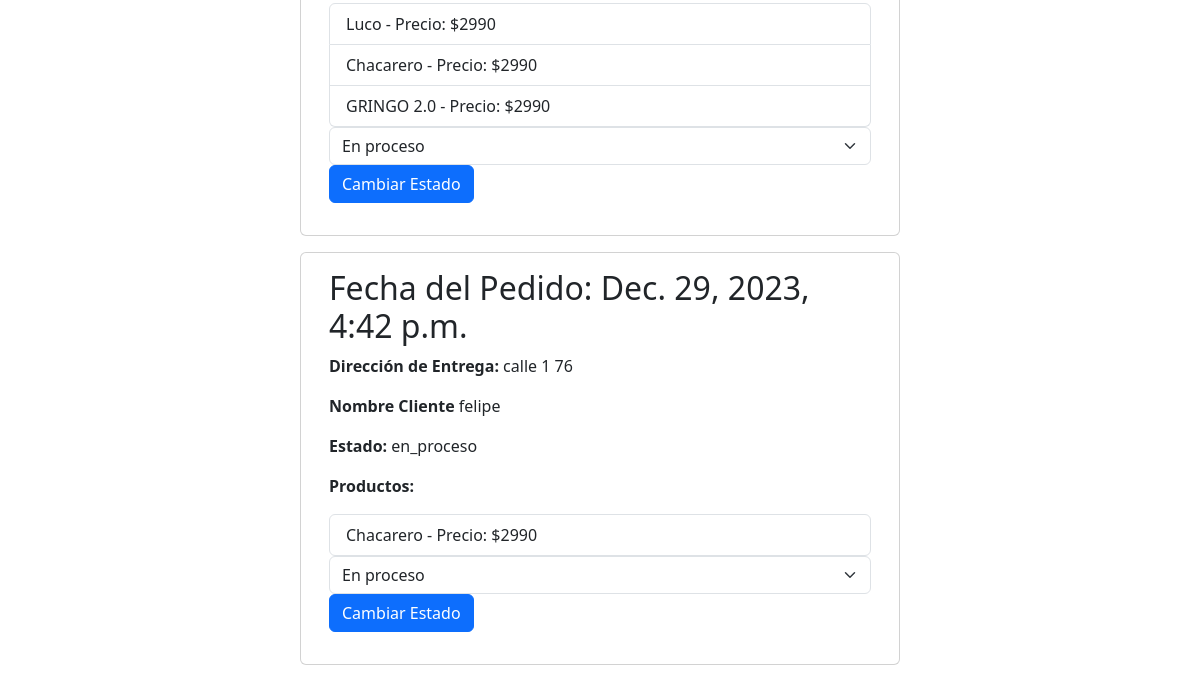
/pedido/ (lower part), run on an earlier commit of the app's database.
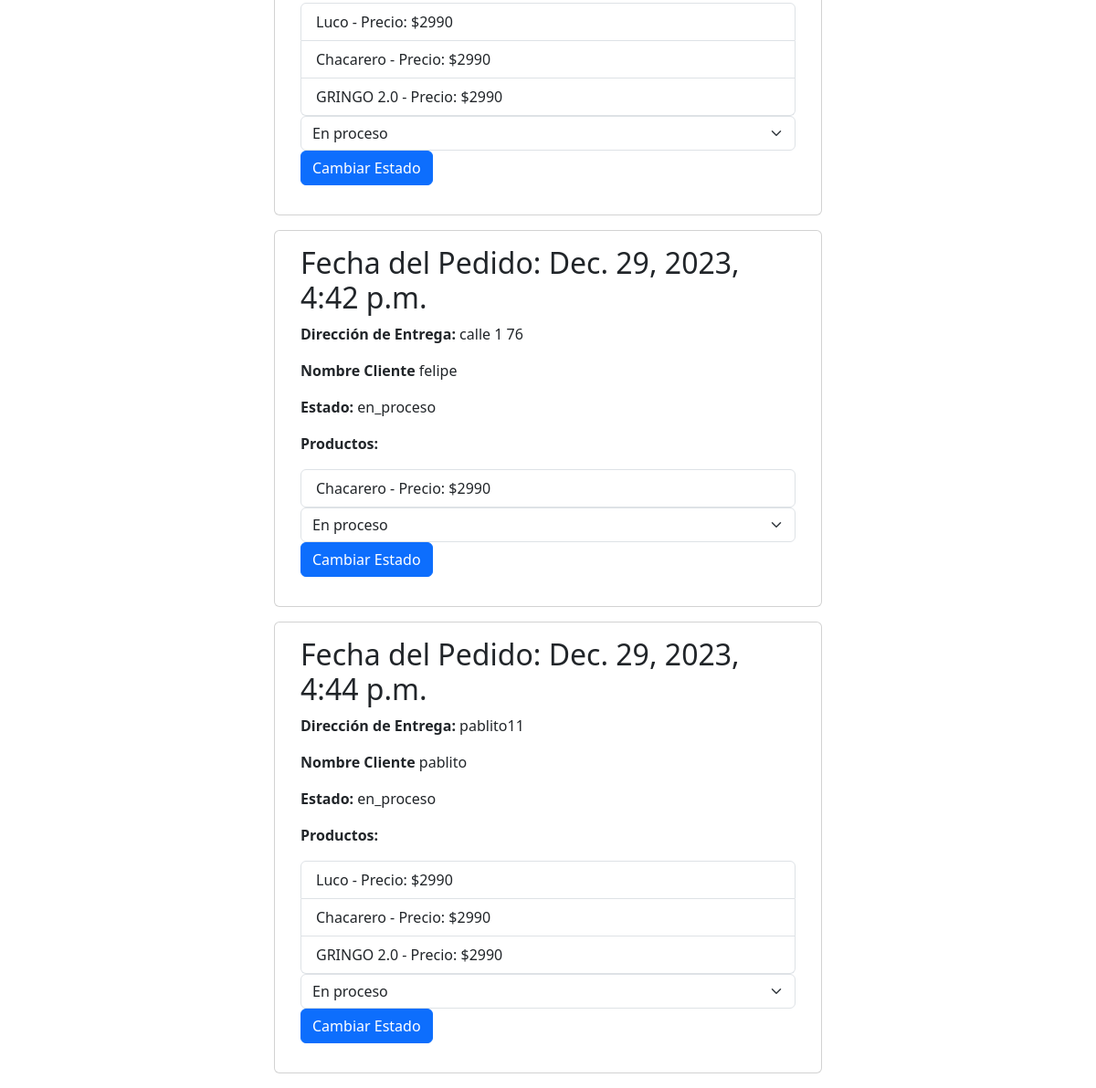
And on a later commit of the database.
### app/models.py (models this page shows, shortened)
class Producto(models.Model):
    nombre = models.CharField(max_length=200)
    descripcion = models.TextField()
    precio = models.IntegerField()
    stock = models.IntegerField()
    fecha_creacion = models.DateTimeField(auto_now_add=True)
    categoria = models.ForeignKey(Categoria, on_delete=models.CASCADE)
    imagen = models.ImageField(upload_to="productos", null=True)
    cantidad = models.IntegerField(default=0)
    comentario = models.CharField(max_length=100,default="")
    SIMPLE = 'Simple'
    DOBLE = 'Doble'
    OPCIONES_HAMBURGUESA = [
        (SIMPLE, 'Hamburguesa Simple'),
        (DOBLE, 'Hamburguesa Doble'),
    ]
    tipo_hamburguesa = models.CharField(
        max_length=10,
        choices=OPCIONES_HAMBURGUESA,
        default=SIMPLE,
    )

class Pedido(models.Model):
    ESTADOS_PEDIDO = [
        ('en_proceso', 'En proceso'),
        ('enviado', 'Enviado'),
        ('entregado', 'Entregado'),
    ]
    productos = models.ManyToManyField(Producto)
    fecha_pedido = models.DateTimeField(auto_now_add=True)
    direccion_entrega = models.CharField(max_length=255)
    estado = models.CharField(max_length=20, choices=ESTADOS_PEDIDO, default='en_proceso')
    imagen = models.ImageField(upload_to="pedidos", null=True)
    nombre_cliente = models.CharField(max_length=36 ,null=True)

### app/views.py (the view)
# urls.py: path('pedido/', pedido, name="pedido"),
def pedido(request):
    pedidos = Pedido.objects.filter (estado = 'en_proceso')
    context = { 'pedidos': pedidos}
    return render(request,'app/pedido.html', context)

### app/templates/app/pedido.html (shortened to what this page needs)
{% extends 'app/base.html' %}
{% load static %}
{% block content %}
<!DOCTYPE html>
<html>
<head>
</head>
<body>
    <div class="container">
        <div class="row justify-content-center">
            {% for pedido in pedidos %}
            <div class="card mb-3" style="max-width: 600px;">
                <div class="card-body">
                    <h2 class="card-title">Fecha del Pedido: {{ pedido.fecha_pedido }}</h2>
                    <p class="card-text"><strong>Dirección de Entrega:</strong> {{ pedido.direccion_entrega }}</p>
                    <p class="card-text"><strong>Nombre Cliente</strong> {{ pedido.nombre_cliente }}</p>
                    <p class="card-text"><strong>Estado:</strong> {{ pedido.estado }}</p>
                    <p class="card-text"><strong>Productos:</strong></p>
                    <ul class="list-group">
                        {% for producto in pedido.productos.all %}
                        <li class="list-group-item">{{ producto.nombre }} - Precio: ${{ producto.precio }}</li>
                        {% endfor %}
                    </ul>
                    <form method="post" action="{% url 'cambiar_estado_pedido' pedido.id %}">
                        <select class="form-select" name="nuevo_estado">
                            {% for choice in pedido.ESTADOS_PEDIDO %}
                                <option value="{{ choice.0 }}" {% if choice.0 == pedido.estado %}selected{% endif %}>
                                    {{ choice.1 }}
                                </option>
                            {% endfor %}
                        </select>
                        <button type="submit" class="btn btn-primary">Cambiar Estado</button>
                    </form>
                </div>
            </div>
            {% endfor %}
        </div>
    </div>
</body>
</html>
{% endblock %}

What changed in the data, as far as the page shows it:
added Pedido: fecha_pedido "Dec. 29, 2023, 4:44 p.m.", direccion_entrega "pablito11", nombre_cliente "pablito", estado "en_proceso", nuevo_estado "En proceso", Producto (nombre "Luco", precio "2990"), Producto (nombre "Chacarero", precio "2990"), Producto (nombre "GRINGO 2.0", precio "2990")
